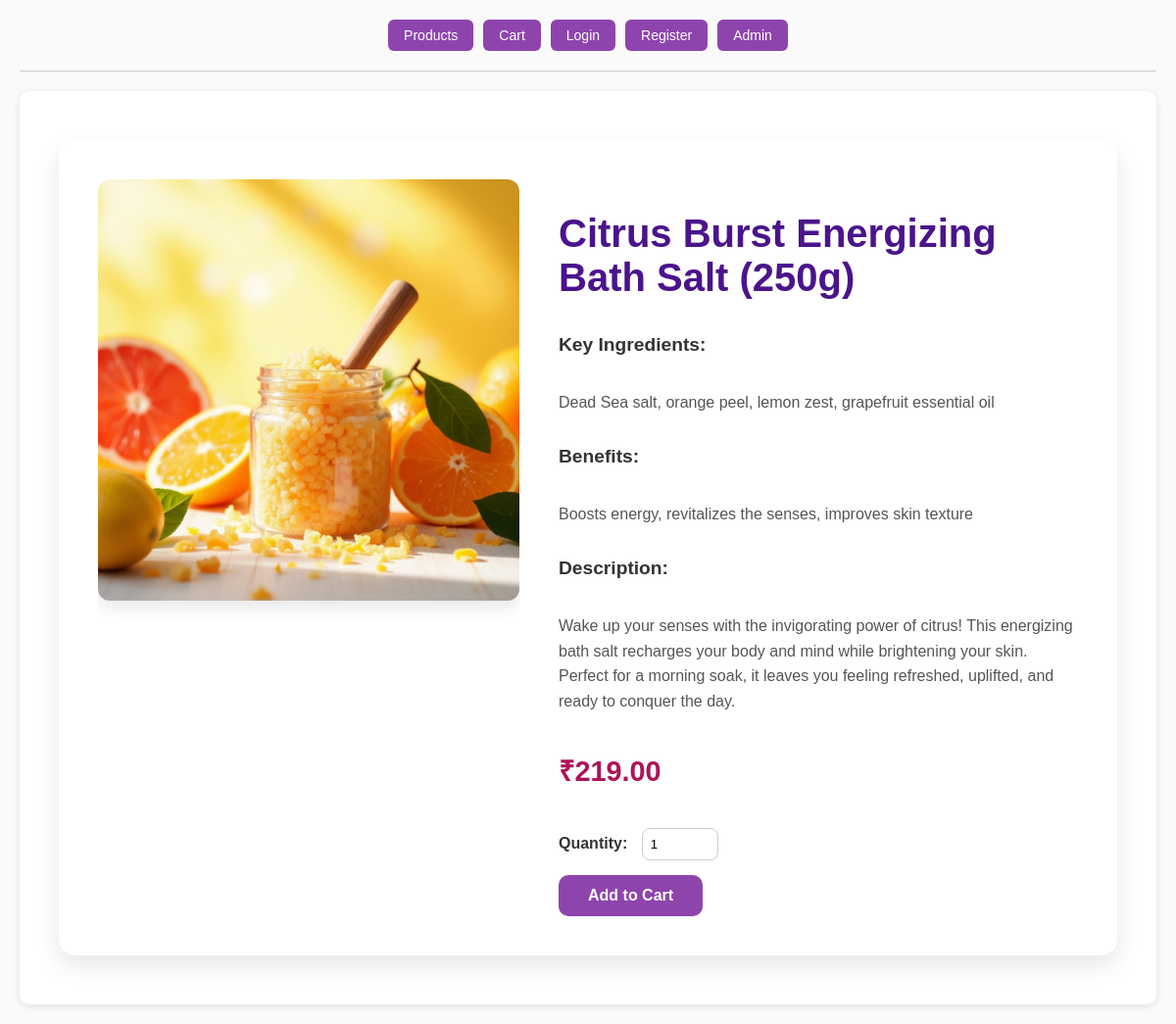
/store/product/2/, run on the app's committed database.
### store/models.py (models this page shows, shortened)
class Product(models.Model):
    name = models.CharField(max_length=100)
    price = models.DecimalField(max_digits=10, decimal_places=2)
    key_ingredients = models.CharField(max_length=400, blank=True, null=True)
    benefits = models.TextField(default='')
    description = models.TextField()
    image = models.ImageField(upload_to='product_images/',blank=True, null=True)
    category = models.ForeignKey('Category', on_delete=models.CASCADE, null=True, blank=True)

### store/views.py (the view)
# urls.py: path('product/<int:product_id>/', views.product_detail, name='product_detail'),
def product_detail(request, product_id):
    product = get_object_or_404(Product, id=product_id)
    return render(request, 'store/product_detail.html', {'product': product})

### store/templates/store/product_detail.html (shortened to what this page needs)
{% extends 'store/base.html' %}
{% load static %}
{% block content %}
<div class="product-detail-container">
  <div class="product-image">
    {% if product.image %}
      <img src="{{ product.image.url }}" alt="{{ product.name }}">
    {% else %}
      <img src="https://via.placeholder.com/400x400?text=No+Image" alt="No Image">
    {% endif %}
  </div>
  <div class="product-info">
    <h1>{{ product.name }}</h1>
    <h3>Key Ingredients:</h3>
    <p>{{ product.key_ingredients }}</p>
    <h3>Benefits:</h3>
    <p>{{ product.benefits }}</p>
    <h3>Description:</h3>
    <p>{{ product.description }}</p>
    <p class="price">₹{{ product.price }}</p>
    <form method="POST" action="{% url 'add_to_cart' product.id %}">
      <label for="quantity">Quantity:</label>
      <input type="number" id="quantity" name="quantity" value="1" min="1" required>
      <br>
      <button type="submit">Add to Cart</button>
    </form>
  </div>
</div>
{% endblock %}

### store/templates/store/base.html (style rules this page uses)
body { font-family: Arial, sans-serif; padding: 20px; margin: 0; background-color: #fafafa; color: #333; display: flex; min-height: 100vh; flex-direction: column; }
button { padding: 8px 16px; font-size: 14px; border-radius: 6px; background-color: #8e44ad; color: white; border: none; cursor: pointer; transition: background-color 0.3s ease; }

### store/templates/store/product_detail.html (style rules this page uses)
.product-detail-container { max-width: 1000px; margin: 30px auto; background: #ffffff; border-radius: 16px; box-shadow: 0 10px 25px rgba(0,0,0,0.1); padding: 40px; display: flex; flex-wrap: wrap; gap: 40px; }
.product-image { flex: 1 1 400px; border-radius: 12px; overflow: hidden; }
.product-image img { width: 100%; height: auto; border-radius: 12px; object-fit: cover; box-shadow: 0 6px 18px rgba(0,0,0,0.1); }
.product-info { flex: 1 1 500px; display: flex; flex-direction: column; justify-content: center; }
.product-info h1 { font-size: 2.5rem; margin-bottom: 20px; color: #4A148C; }
.product-info h3 { margin-top: 15px; font-size: 1.2rem; color: #333; }
.product-info p { font-size: 1rem; color: #555; line-height: 1.6; }
.product-info .price { font-size: 1.8rem; color: #AD1457; font-weight: 700; margin-top: 20px; margin-bottom: 15px; }
.product-info form { margin-top: 20px; }
.product-info label { font-weight: 600; }
.product-info input[type="number"] { padding: 8px; border: 1px solid #ccc; border-radius: 8px; width: 60px; margin-left: 10px; }
.product-info button { margin-top: 15px; background-color: #8e44ad; color: white; border: none; padding: 12px 30px; border-radius: 10px; font-size: 1rem; font-weight: 600; cursor: pointer; transition: background 0.3s ease; }

### data on the page
Product: image (picture), name "Citrus Burst Energizing Bath Salt (250g)", key_ingredients "Dead Sea salt, orange peel, lemon zest, grapefruit essential oil", benefits "Boosts energy, revitalizes the senses, improves skin texture", description "Wake up your senses with the invigorating power of citrus! This energizing bath salt recharges your body and mind while brightening your skin. Perfect for a morning soak, it leaves you feeling refreshed, uplifted, and ready to conquer the day.", price "219.00"
